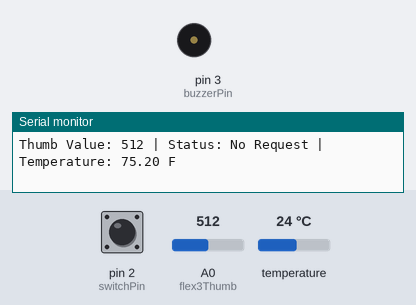
A sketch run on a simulated Arduino Uno, built with avr-gcc and run on an emulated ATmega328P. On the bench: buzzer (waves = sounding, pin HIGH), the last lines printed to the serial monitor. The inputs (shaded band) are chosen by the test bench; at power-on: pin 2 (switchPin) HIGH, A0 (flex3Thumb) = 512, temperature 24 °C.

Above: at 4.5 s.
4.6 s: pin 2 (switchPin) pulled LOW for 3 s
At 9.0 s:
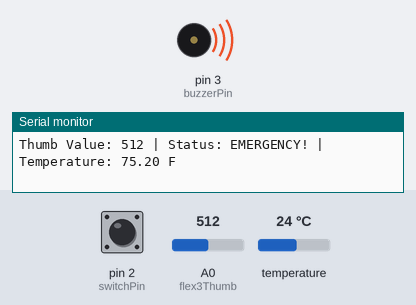
Timing chart, 0 to 13.6 s (numbered marks = the images above; inputs shaded):
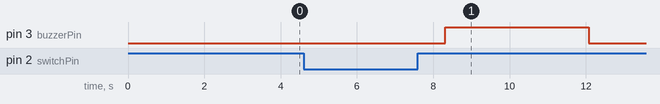

Measured:
- after the input at 4.6 s, pin 3 (buzzerPin): LOW → HIGH after 3.7 s, → LOW 3.8 s later

The sketch:

dsb_flexsensors.ino
```cpp
#include <OneWire.h>
#include <DallasTemperature.h>

// Sensor Pins
const int flex3Thumb = A0;   // Thumb flex sensor
const int switchPin = 2;     // SPST switch input
const int buzzerPin = 3;     // Buzzer output

// DS18B20 Temperature Sensor Pin
#define ONE_WIRE_BUS 4
OneWire oneWire(ONE_WIRE_BUS);
DallasTemperature sensors(&oneWire);

void setup() {
    Serial.begin(9600);

    // Pin Modes
    pinMode(switchPin, INPUT_PULLUP);  // Internal pull-up for SPST switch
    pinMode(buzzerPin, OUTPUT);

    // Initialize Temperature Sensor
    sensors.begin();
}

void loop() {
    // Read Sensors
    int thumbValue = analogRead(flex3Thumb);
    int switchState = digitalRead(switchPin);
    sensors.requestTemperatures(); // Request temperature
    float temperatureC = sensors.getTempCByIndex(0);

    // Default status
    String status = "No Request";

    // Check SPST Switch (Emergency Trigger)
    if (switchState == LOW) {
        status = "EMERGENCY!";
        digitalWrite(buzzerPin, HIGH); // Activate buzzer
    }
    else {
        digitalWrite(buzzerPin, LOW); // Turn off buzzer

        // Gesture-Based Requests
        if (thumbValue == 20) {
            status = "Needs Washroom";
        }
        else if (thumbValue == 18) {
            status = "Needs Food";
        }
    }

    // Print Output to Serial Monitor
    Serial.print("Thumb Value: "); Serial.print(thumbValue);
    Serial.print(" | Status: "); Serial.print(status);
    Serial.print(" | Temperature: "); Serial.print((temperatureC*9/5)+32); Serial.println(" F");

    delay(3000); // Delay before next reading
}
```
